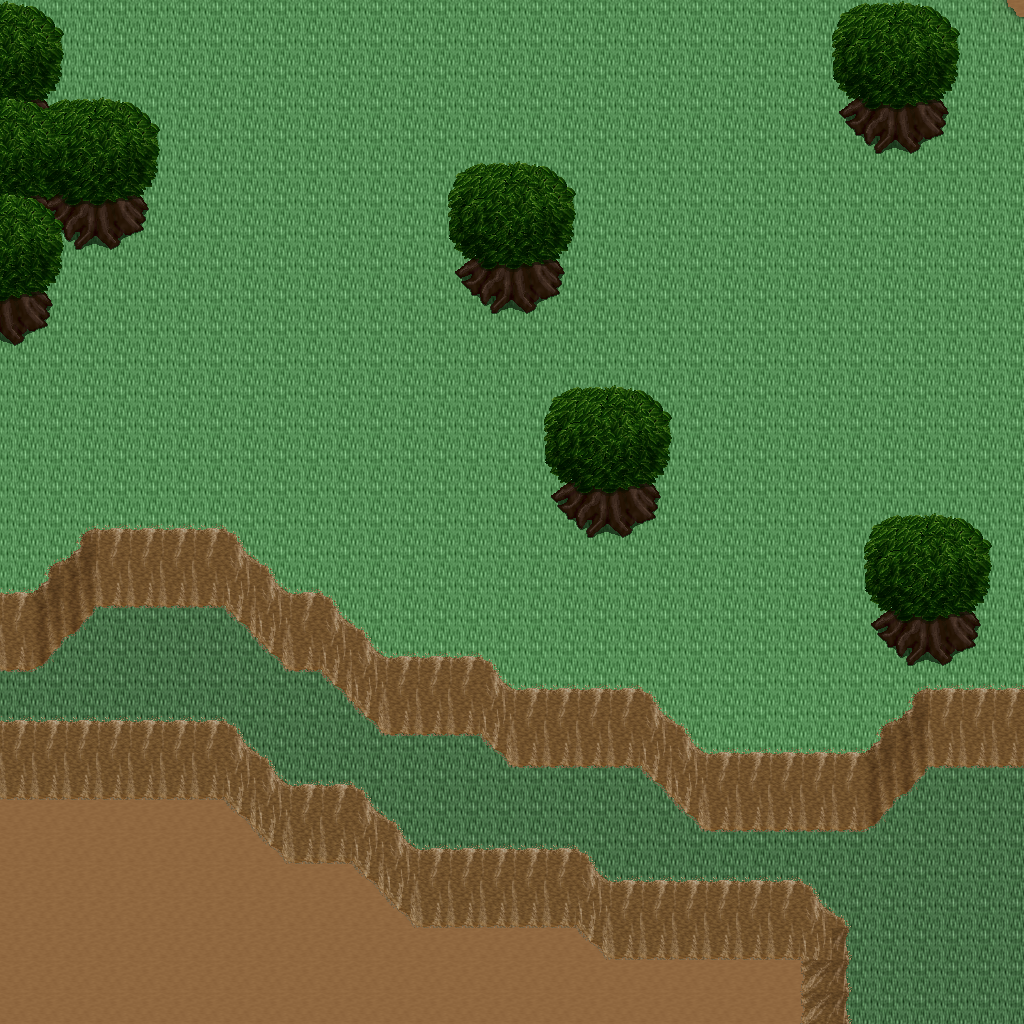

A level layout from a 2D game, rendered from its tile map. Below: a short description, then the map file with tile-grid data replaced by summaries:
An orthogonal 32x32 tile map with 32x32 px tiles, 5 tile layers (Ground, Objects, Objects2, Above, ...), 1 hidden layer not drawn, 21 tilesets.

<map version="1.10" tiledversion="1.11.0" orientation="orthogonal" renderorder="right-down" width="32" height="32" tilewidth="32" tileheight="32" infinite="0" nextlayerid="11" nextobjectid="1">
 <tileset firstgid="1" name="logic_collision" tilewidth="32" tileheight="32" tilecount="1" columns="1">
  <image source="../drawable/logic_collision.png" width="32" height="32" />
 </tileset>
 <tileset firstgid="2" name="ground_ground" tilewidth="32" tileheight="32" tilecount="33" columns="3">
  <image source="../drawable/ground_ground.png" width="96" height="352" />
 </tileset>
 <tileset firstgid="35" name="building_castle" tilewidth="32" tileheight="32" tilecount="320" columns="20">
  <image source="../drawable/building_castle.png" width="640" height="512" />
 </tileset>
 <tileset firstgid="355" name="ground_water_pool" tilewidth="32" tileheight="32" tilecount="72" columns="3">
  <image source="../drawable/ground_water_pool.png" width="96" height="768" />
 </tileset>
 <tileset firstgid="427" name="ground_earth_edges" tilewidth="32" tileheight="32" tilecount="18" columns="6">
  <image source="../drawable/ground_earth_edges.png" width="192" height="96" />
 </tileset>
 <tileset firstgid="445" name="ground_grass_corners" tilewidth="32" tileheight="32" tilecount="24" columns="6">
  <image source="../drawable/ground_grass_corners.png" width="192" height="128" />
 </tileset>
 <tileset firstgid="469" name="ground_grass_edges" tilewidth="32" tileheight="32" tilecount="36" columns="12">
  <image source="../drawable/ground_grass_edges.png" width="384" height="96" />
 </tileset>
 <tileset firstgid="505" name="object_row_boat" tilewidth="32" tileheight="32" tilecount="30" columns="6">
  <image source="../drawable/object_row_boat.png" width="192" height="160" />
 </tileset>
 <tileset firstgid="535" name="item_ropes" tilewidth="32" tileheight="32" tilecount="4" columns="2">
  <image source="../drawable/item_ropes.png" width="64" height="64" />
 </tileset>
 <tileset firstgid="539" name="object_boardwalk" tilewidth="32" tileheight="32" tilecount="36" columns="6">
  <image source="../drawable/object_boardwalk.png" width="192" height="192" />
 </tileset>
 <tileset firstgid="575" name="object_ship" tilewidth="32" tileheight="32" tilecount="368" columns="16">
  <image source="../drawable/object_ship.png" width="512" height="736" />
 </tileset>
 <tileset firstgid="943" name="item_fishing_nets" tilewidth="32" tileheight="32" tilecount="6" columns="3">
  <image source="../drawable/item_fishing_nets.png" width="96" height="64" />
 </tileset>
 <tileset firstgid="949" name="item_fishrods" tilewidth="32" tileheight="32" tilecount="12" columns="4">
  <image source="../drawable/item_fishrods.png" width="128" height="96" />
 </tileset>
 <tileset firstgid="961" name="plant_stump_stump_vertical" tilewidth="32" tileheight="32" tilecount="1" columns="1">
  <image source="../drawable/plant_stump_stump_vertical.png" width="32" height="32" />
 </tileset>
 <tileset firstgid="962" name="item_pot_barrel" tilewidth="32" tileheight="32" tilecount="2" columns="1">
  <image source="../drawable/item_pot_barrel.png" width="32" height="64" />
 </tileset>
 <tileset firstgid="964" name="ground_cobbled_paving" tilewidth="32" tileheight="32" tilecount="1" columns="1">
  <image source="../drawable/ground_cobbled_paving.png" width="32" height="32" />
 </tileset>
 <tileset firstgid="965" name="ground_ladder_vertical_pale" tilewidth="32" tileheight="32" tilecount="5" columns="5">
  <image source="../drawable/ground_ladder_vertical_pale.png" width="160" height="32" />
 </tileset>
 <tileset firstgid="970" name="item_caution_sign" tilewidth="32" tileheight="32" tilecount="1" columns="1">
  <image source="../drawable/item_caution_sign.png" width="32" height="32" />
 </tileset>
 <tileset firstgid="971" name="ground_ridge_earth_dark" tilewidth="32" tileheight="32" tilecount="96" columns="12">
  <image source="../drawable/ground_ridge_earth_dark.png" width="384" height="256" />
 </tileset>
 <tileset firstgid="1067" name="ground_ridge_earth_pale" tilewidth="32" tileheight="32" tilecount="96" columns="12">
  <image source="../drawable/ground_ridge_earth_pale.png" width="384" height="256" />
 </tileset>
 <tileset firstgid="1163" name="plant_tree_tree_darkgreen" tilewidth="32" tileheight="32" tilecount="88" columns="8">
  <image source="../drawable/plant_tree_tree_darkgreen.png" width="256" height="352" />
 </tileset>
 <layer id="1" name="Ground" width="32" height="32">
  <data>[1024 cells, 1024 non-empty, 3 distinct tile ids]</data>
 </layer>
 <layer id="2" name="Objects" width="32" height="32">
  <data>[1024 cells, 247 non-empty, 28 distinct tile ids]</data>
 </layer>
 <layer id="3" name="Objects2" width="32" height="32">
  <data>[1024 cells, 0 non-empty, 0 distinct tile ids]</data>
 </layer>
 <layer id="4" name="Above" width="32" height="32">
  <data>[1024 cells, 75 non-empty, 19 distinct tile ids]</data>
 </layer>
 <layer id="5" name="Above2" width="32" height="32">
  <data>[1024 cells, 0 non-empty, 0 distinct tile ids]</data>
 </layer>
 <layer id="6" name="Walkable" width="32" height="32" visible="0">
  <data>[1024 cells, 172 non-empty, 1 distinct tile ids]</data>
 </layer>
 <objectgroup id="7" name="Mapevents" />
 <objectgroup id="8" name="Spawn" />
 <objectgroup id="9" name="Keys" />
 <objectgroup id="10" name="Replace" />
</map>
